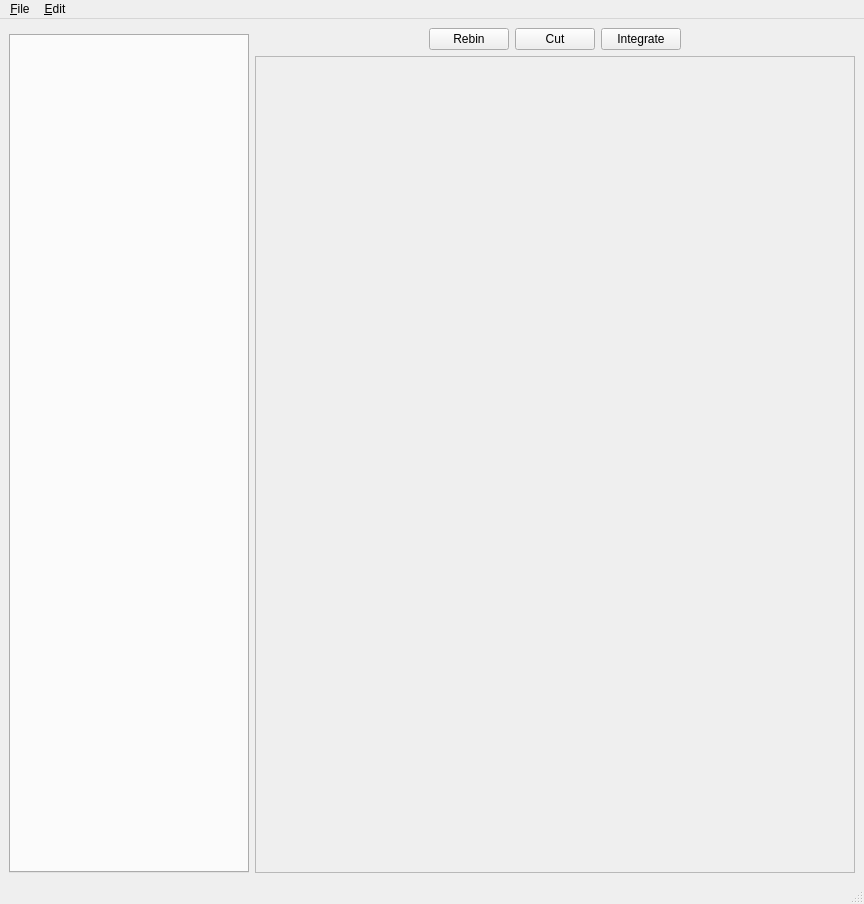
<?xml version="1.0" encoding="UTF-8"?>
<ui version="4.0">
 <class>mpMainWindow</class>
 <widget class="QMainWindow" name="mpMainWindow">
  <property name="geometry">
   <rect>
    <x>0</x>
    <y>0</y>
    <width>864</width>
    <height>904</height>
   </rect>
  </property>
  <property name="windowTitle">
   <string>Mantid ParaView GUI Mockup</string>
  </property>
  <widget class="QWidget" name="centralwidget">
   <layout class="QVBoxLayout" name="verticalLayout_3">
    <item>
     <layout class="QHBoxLayout" name="horizontalLayout_2">
      <item>
       <layout class="QVBoxLayout" name="verticalLayout_2">
        <item>
         <widget class="TimeControlWidget" name="timeControlWidget" native="true"/>
        </item>
        <item>
         <widget class="QTabWidget" name="tabWidget">
         </widget>
        </item>
       </layout>
      </item>
      <item>
       <layout class="QVBoxLayout" name="verticalLayout">
        <item>
         <layout class="QHBoxLayout" name="horizontalLayout">
          <item>
           <spacer name="horizontalSpacer">
            <property name="orientation">
             <enum>Qt::Horizontal</enum>
            </property>
            <property name="sizeHint" stdset="0">
             <size>
              <width>40</width>
              <height>20</height>
             </size>
            </property>
           </spacer>
          </item>
          <item>
           <widget class="QPushButton" name="rebinButton">
            <property name="text">
             <string>Rebin</string>
            </property>
           </widget>
          </item>
          <item>
           <widget class="QPushButton" name="cutButton">
            <property name="text">
             <string>Cut</string>
            </property>
           </widget>
          </item>
          <item>
           <widget class="QPushButton" name="integrateButton">
            <property name="text">
             <string>Integrate</string>
            </property>
           </widget>
          </item>
          <item>
           <spacer name="horizontalSpacer_2">
            <property name="orientation">
             <enum>Qt::Horizontal</enum>
            </property>
            <property name="sizeHint" stdset="0">
             <size>
              <width>40</width>
              <height>20</height>
             </size>
            </property>
           </spacer>
          </item>
         </layout>
        </item>
        <item>
         <widget class="QFrame" name="renderFrame">
          <property name="minimumSize">
           <size>
            <width>600</width>
            <height>400</height>
           </size>
          </property>
          <property name="frameShape">
           <enum>QFrame::StyledPanel</enum>
          </property>
          <property name="frameShadow">
           <enum>QFrame::Raised</enum>
          </property>
         </widget>
        </item>
       </layout>
      </item>
     </layout>
    </item>
   </layout>
   <zorder></zorder>
  </widget>
  <widget class="QMenuBar" name="menubar">
   <property name="geometry">
    <rect>
     <x>0</x>
     <y>0</y>
     <width>864</width>
     <height>25</height>
    </rect>
   </property>
   <widget class="QMenu" name="menu_File">
    <property name="title">
     <string>&amp;File</string>
    </property>
    <addaction name="action_Open"/>
    <addaction name="separator"/>
    <addaction name="separator"/>
    <addaction name="action_Exit"/>
   </widget>
   <widget class="QMenu" name="menu_Edit">
    <property name="title">
     <string>&amp;Edit</string>
    </property>
    <addaction name="action_Undo"/>
   </widget>
   <addaction name="menu_File"/>
   <addaction name="menu_Edit"/>
  </widget>
  <widget class="QStatusBar" name="statusbar"/>
  <action name="action_Open">
   <property name="text">
    <string>&amp;Open</string>
   </property>
   <property name="shortcut">
    <string>Ctrl+O</string>
   </property>
  </action>
  <action name="action_Exit">
   <property name="text">
    <string>&amp;Exit</string>
   </property>
   <property name="shortcut">
    <string>Ctrl+Q</string>
   </property>
  </action>
  <action name="action_Undo">
   <property name="text">
    <string>&amp;Undo</string>
   </property>
   <property name="shortcut">
    <string>Ctrl+Z</string>
   </property>
  </action>
 </widget>
 <customwidgets>
  <customwidget>
   <class>TimeControlWidget</class>
   <extends>QWidget</extends>
   <header>TimeControlWidget.h</header>
   <container>1</container>
  </customwidget>
 </customwidgets>
 <resources/>
 <connections>
  <connection>
   <sender>action_Exit</sender>
   <signal>triggered()</signal>
   <receiver>mpMainWindow</receiver>
   <slot>close()</slot>
   <hints>
    <hint type="sourcelabel">
     <x>-1</x>
     <y>-1</y>
    </hint>
    <hint type="destinationlabel">
     <x>399</x>
     <y>299</y>
    </hint>
   </hints>
  </connection>
 </connections>
</ui>
